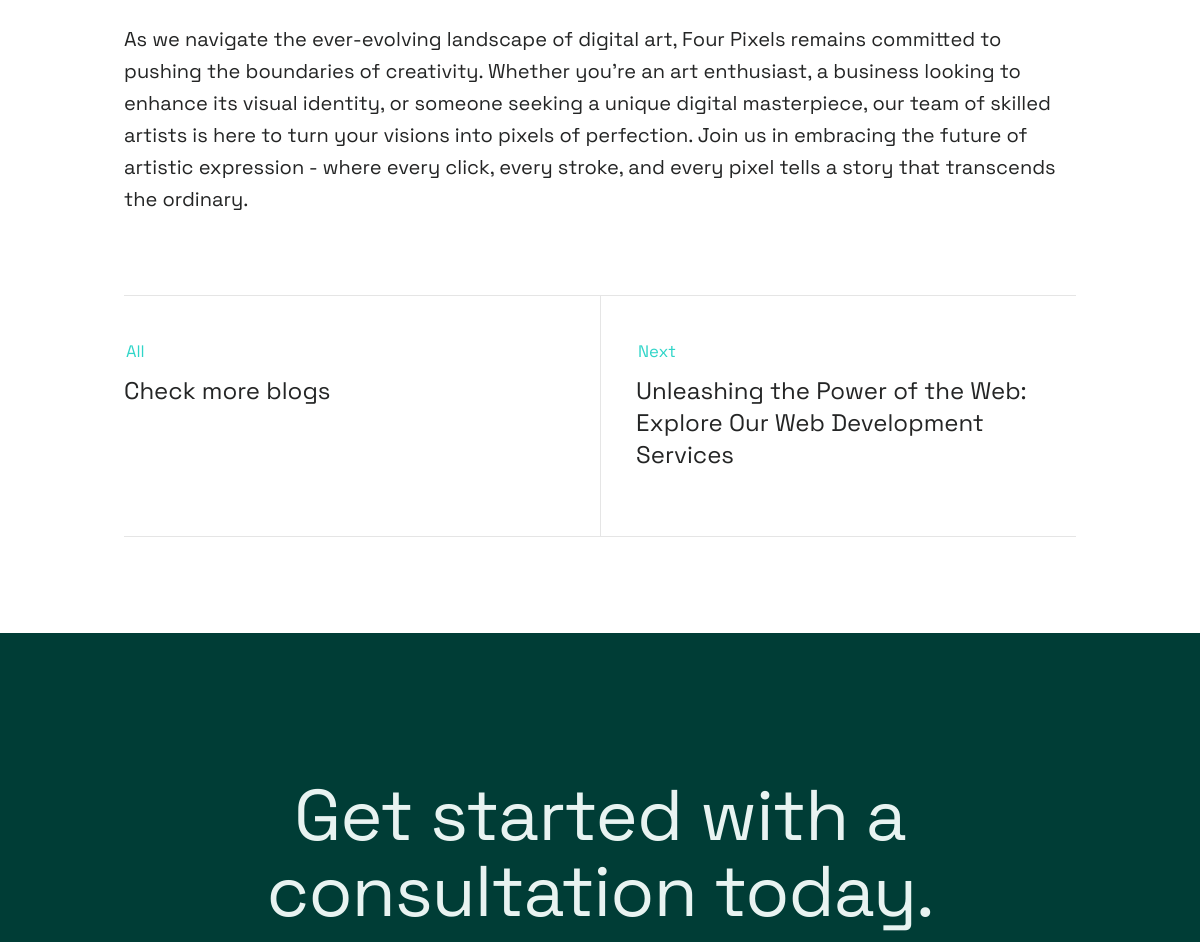
The app's page /blog/unveiling-the-canvas-navigating-the-world-of-digital-art/ (middle part), older data.
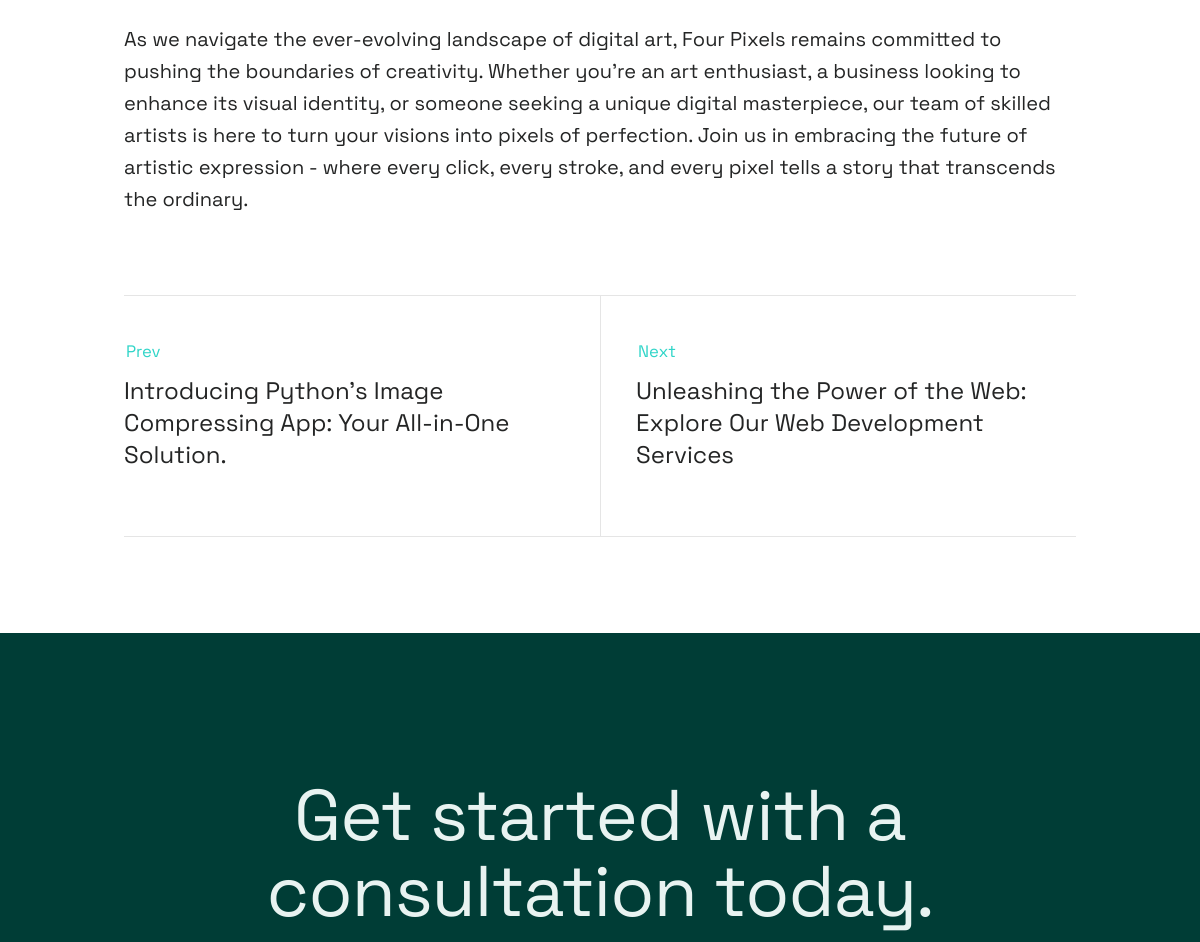
The same page, newer data.
### website/models.py (models this page shows, shortened)
class Blog(models.Model):
    title = models.CharField(max_length=200, blank=True, null=True)
    introduction = models.TextField(blank=True, null=True)
    paragraph_1 = models.TextField(blank=True, null=True)
    paragraph_2 = models.TextField(blank=True, null=True)
    paragraph_3 = models.TextField(blank=True, null=True)
    conclusion = models.TextField(blank=True, null=True)
    tags = models.TextField(blank=True, null=True)
    author = models.CharField(max_length=50, blank=True, null=True)
    category = models.CharField(max_length=50, blank=True, null=True)
    blog_image = models.ImageField(default="blog.jpg", blank=True, null=True)
    pub_date = models.DateTimeField(auto_now_add=True, blank=True, null=True)
    summary = models.TextField(blank=True, null=True)
    slug = models.SlugField(unique=True, null=True, blank=True)

### website/views.py (the view)
# urls.py: path("blog/<slug:slug>/", views.blog_detail, name="blog_detail"),
def blog_detail(request, slug):
    blog = get_object_or_404(Blog, slug=slug)
    previous_blog, next_blog = get_previous_and_next_blog(blog)
    context = {
        'page_name': f"- {blog.title}",
        'blog': blog,
        'tags': [item.strip() for item in blog.tags.split(',') if item.strip()],
        'previous_blog': previous_blog,
        'next_blog': next_blog,
    }
    return render(request, 'blog_detail.html', context)

### website/views.py (called while the page is built)
def get_previous_and_next_blog(blog):
    blogs = Blog.objects.order_by('-pub_date')
    blog_index = list(blogs).index(blog)
    previous_blog = None
    next_blog = None
    if blog_index > 0:
        previous_blog = blogs[blog_index - 1]
    if blog_index < len(blogs) - 1:
        next_blog = blogs[blog_index + 1]
    return previous_blog, next_blog

### website/templates/blog_detail.html (shortened to what this page needs)
{% extends 'base.html' %} {% load static %} {% block body %}
<article id="content" class="s-content entry">
  <div class="bg-white s-pagecontent entry__content">
    <div class="row entry__primary width-narrower">
      <div class="column xl-12">
        <p>{{ blog.conclusion|safe|linebreaks }}</p>
        <div class="post-nav">
          <div class="post-nav__prev">
            {% if previous_blog %}
            <a
              href="{% url 'blog_detail' slug=previous_blog.slug %}"
              rel="prev"
            >
              <span>Prev</span>
              {{ previous_blog.title }}
            </a>
            {% else %}
            <a href="{% url 'blog_list'  %}" rel="prev">
              <span>All</span>
              Check more blogs
            </a>
            {% endif %}
          </div>
          <div class="post-nav__next">
            {% if next_blog %}
            <a href="{% url 'blog_detail' slug=next_blog.slug %}" rel="next">
              <span>Next</span>
              {{ next_blog.title }}
            </a>
            {% endif %}
          </div>
        </div>
      </div>
    </div>
  </div>
</article>
<section id="cta" class="s-cta">
  <div class="row row-x-center text-center">
    <div class="column xl-8 lg-12">
      <div class="s-cta__content">
        <h2 class="text-display-title">
          Get started with a consultation today.
        </h2>
      </div>
    </div>
  </div>
</section>
{% endblock %}

Row changes from the older to the newer data that the page shows:
added Blog: title "Introducing Python's Image Compressing App: Your All-in-One Solution."
Text that changed along with them:
text no longer shown: "All Check more blogs"
text now shown: "Prev"
